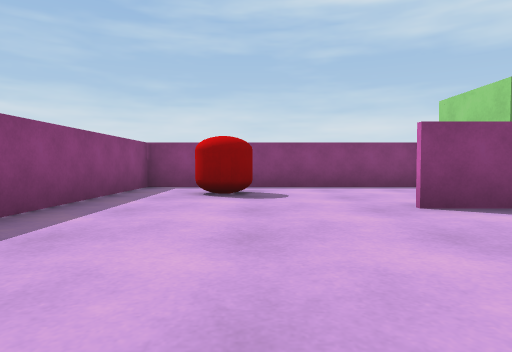
[1] (above)

20 first-person views from a walk through a scene from a Unity 3-D project. The camera is 0.51 m above the floor, tilts 2° down and sees 75° across. The floor is counted in squares, 1 m on a side. Each view is taken from the middle of a square. On the plan, view 1 faces up. The plan holds only what a view shows up to about 9 squares ahead; the rest is blank. The player is left out.

[2]
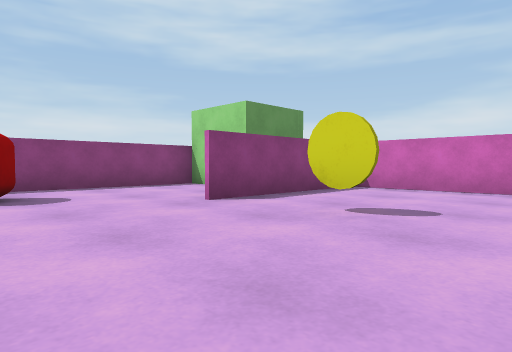

[3]
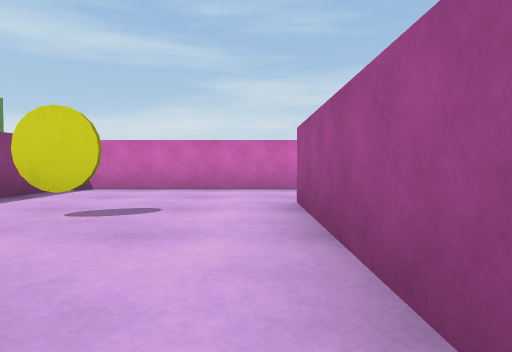

[4]
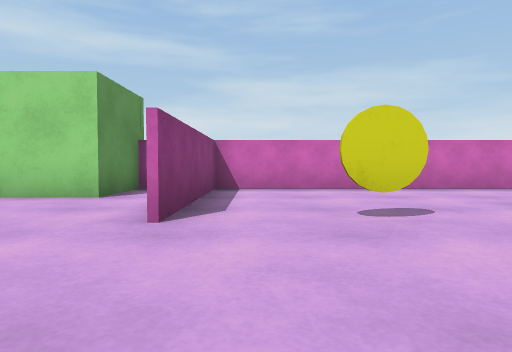

[5]
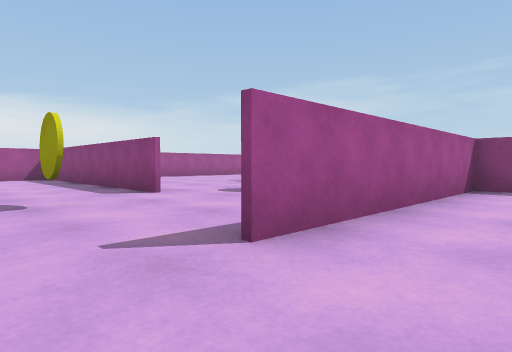

[6]
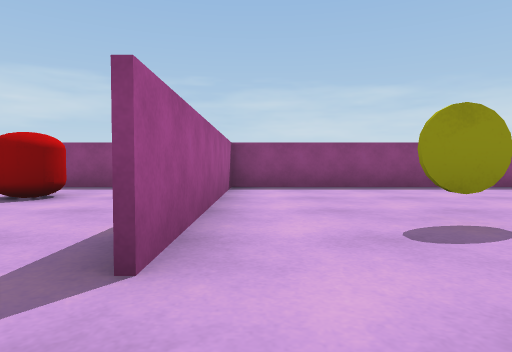

[7]
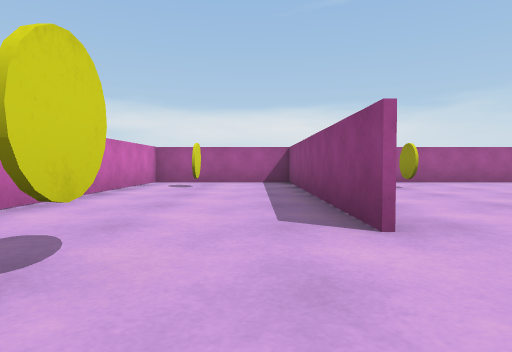

[8]
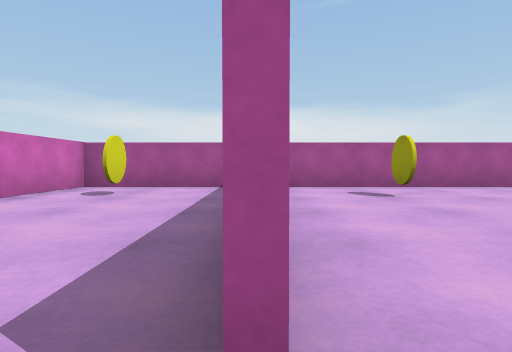

[9]
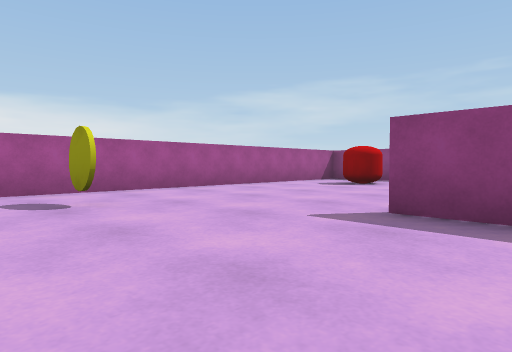

[10]
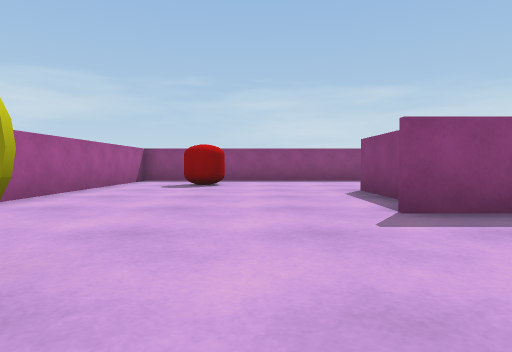

[11]
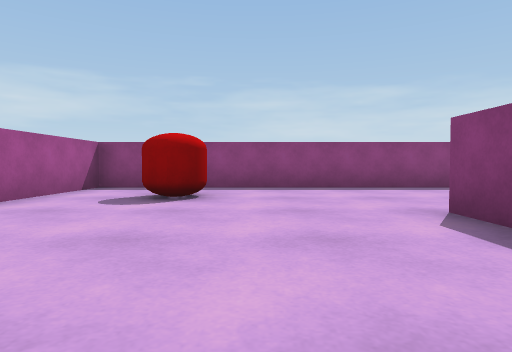

[12]
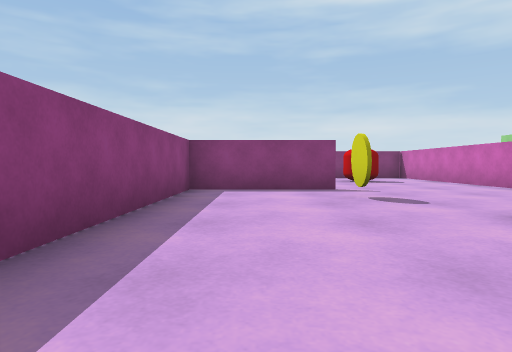

[13]
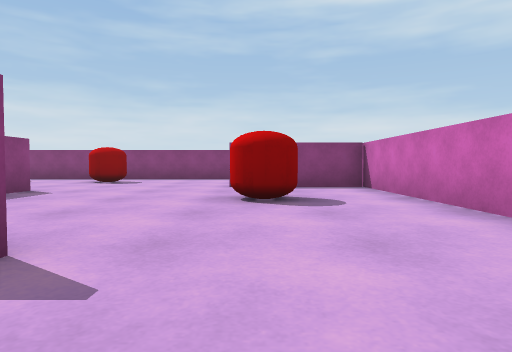

[14]
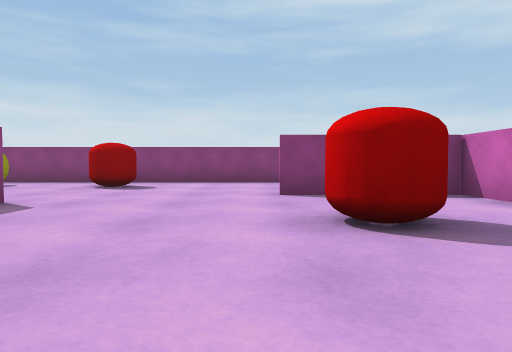

[15]
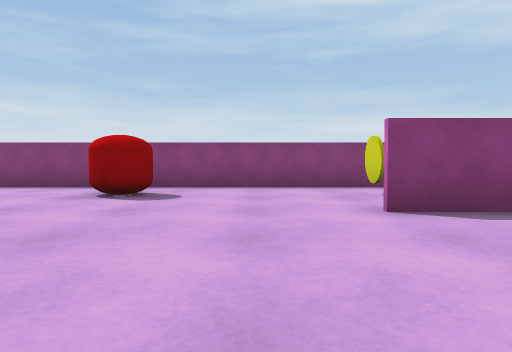

[16]
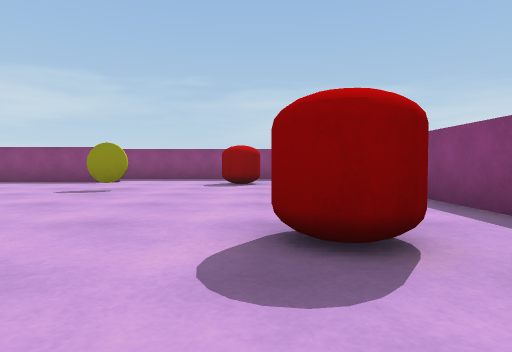

[17]
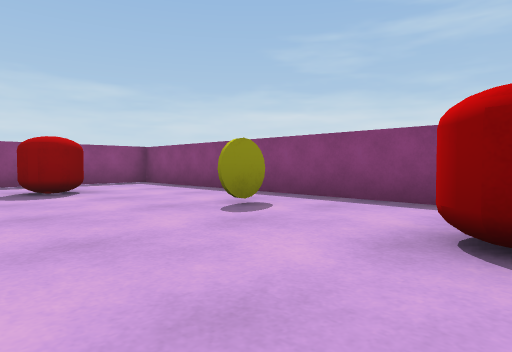

[18]
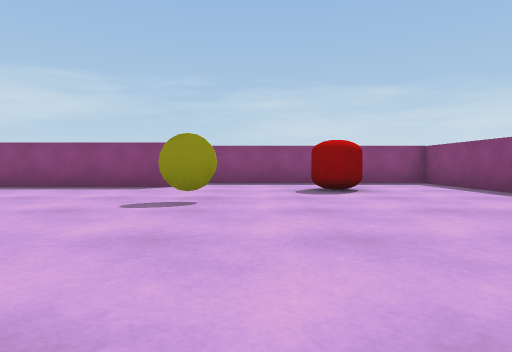

[19]
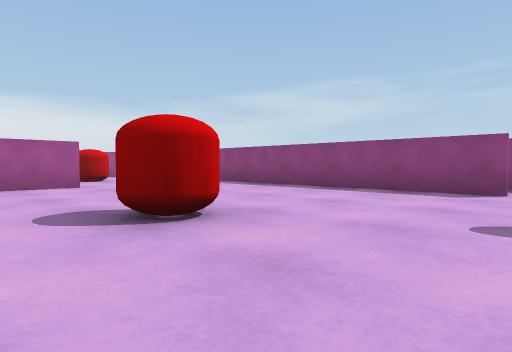

[20]
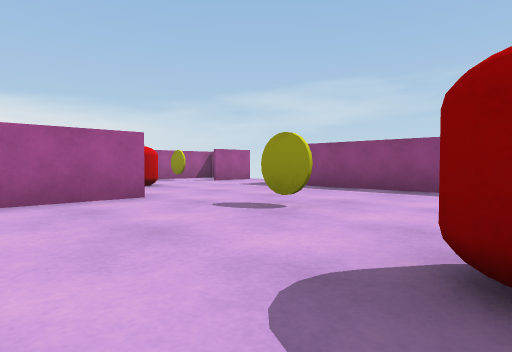

### Floor plan
Points are (right, up) in squares from view 1. A wall is a line through its corners. A room is listed if a view was taken in it or the views show most of it. See-through windows are left out.
Room 1 (views 1, 2, 3, 4, 5, 6)
walls: (4.1, 6.9) (4.1, 7.5) (-2.4, 7.5) (-2.4, -0.5) (3.5, -0.5); (5.9, 5.4) (4.9, 5.4); (5.8, -1.4) (5.8, 3.8) (1.9, 3.8)
ways out: opening at (4.5, -1) to room 2
objects: red capsule (-1, 6) to (0, 6); yellow coin (2, 2)
Room 2 (views 7, 8, 9, 10, 11, 12, 13, 14, 15, 16, 17, 18, 19, 20)
walls: (-6.4, -2.3) (-9.3, -2.3) (-9.3, -11.5) (1.2, -11.5); (-3.8, -5.9) (-5.6, -5.9); (-2.4, -3.1) (-2.4, -6.5); (-2.5, -2) (-2.5, 3.5) (-5.6, 3.5); (-9.3, 2.5) (-9.3, 1.8); (-12.5, -5.8) (-10.6, -5.8); (2, -4.4) (2, -10.9); (-16.5, 1.1) (-16.5, -5.8); (-4, 7.5) (-18, 7.5) (-18, 0.9); (5.8, -2.4) (5.8, -1.4); (2.6, -11.5) (5.8, -11.5) (5.8, -5.6)
ways out: opening at (4.5, -1) to room 1
objects: red capsule (-16, 5); red capsule (-14, -9); yellow coin (-14, 2); yellow coin (-13, -4); red capsule (-12, -1); yellow coin (-12, 6); red capsule (-9, 6); red capsule (-7, -9); yellow coin (-6, -4); red capsule (-5, 1); yellow coin (-5, 6); yellow coin (0, -9); red capsule (0, -4) to (0, -3); yellow coin (4, -10); yellow coin (4, -4)

Where each view was taken, in squares from view 1:
view 1: 0 up, 0 right, facing up
view 2: 0 up, 1 left, facing up-right
view 3: 0 up, 1 left, facing right
view 4: 3 up, 1 left, facing right
view 5: 1 up, 5 right, facing down-left
view 6: 0 up, 5 right, facing left
view 7: 2 down, 3 right, facing down
view 8: 4 down, 2 right, facing down
view 9: 5 down, 1 right, facing down-left
view 10: 8 down, 1 right, facing left
view 11: 8 down, 2 left, facing left
view 12: 9 down, 8 left, facing up
view 13: 4 down, 5 left, facing up
view 14: 2 down, 6 left, facing up
view 15: 0 up, 7 left, facing up
view 16: 5 up, 7 left, facing left
view 17: 3 up, 9 left, facing up-left
view 18: 3 up, 9 left, facing left
view 19: 2 up, 10 left, facing down-left
view 20: 1 down, 10 left, facing down-left
